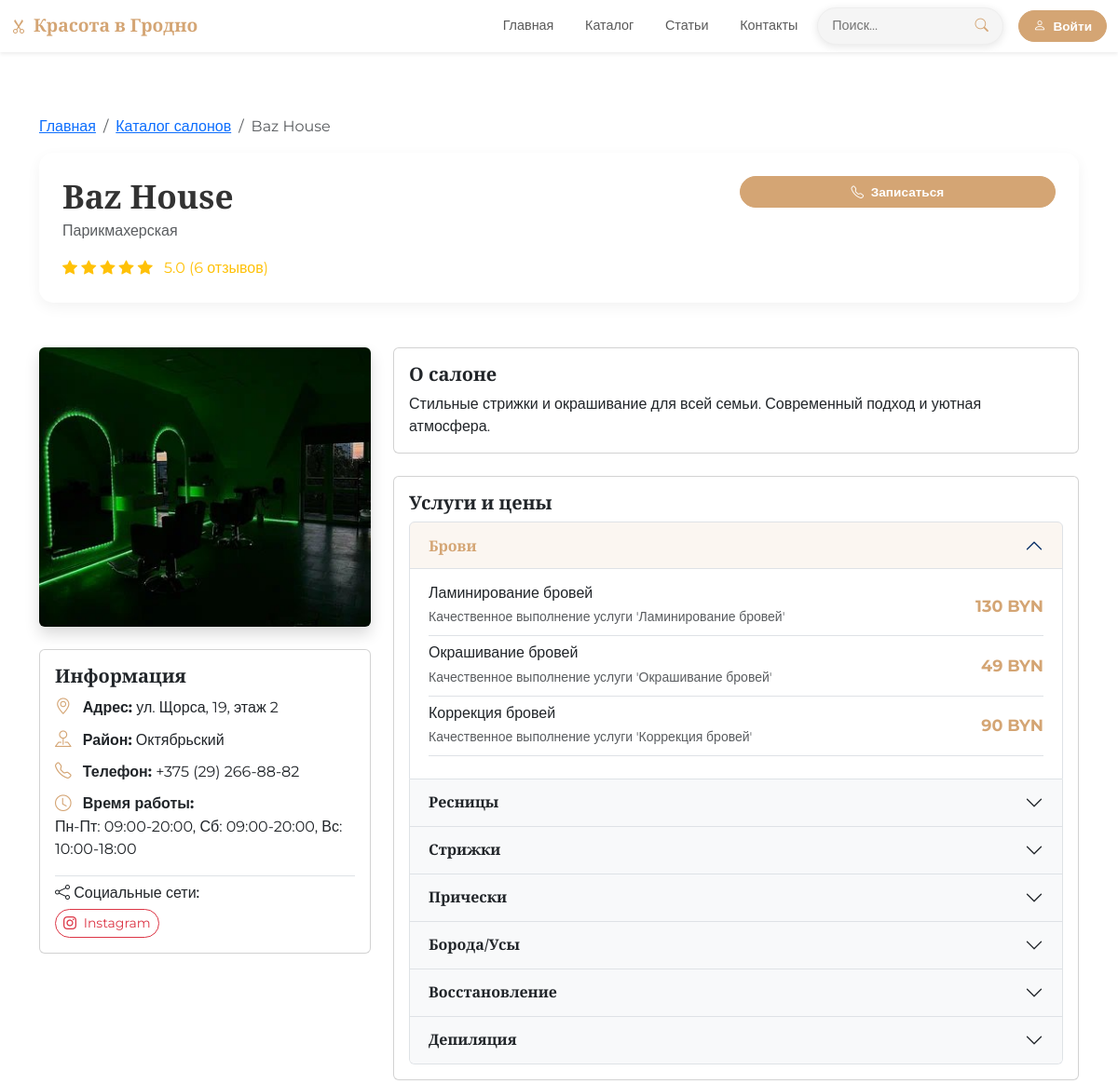
The page /catalog/1 (upper part) on the database as committed earlier.
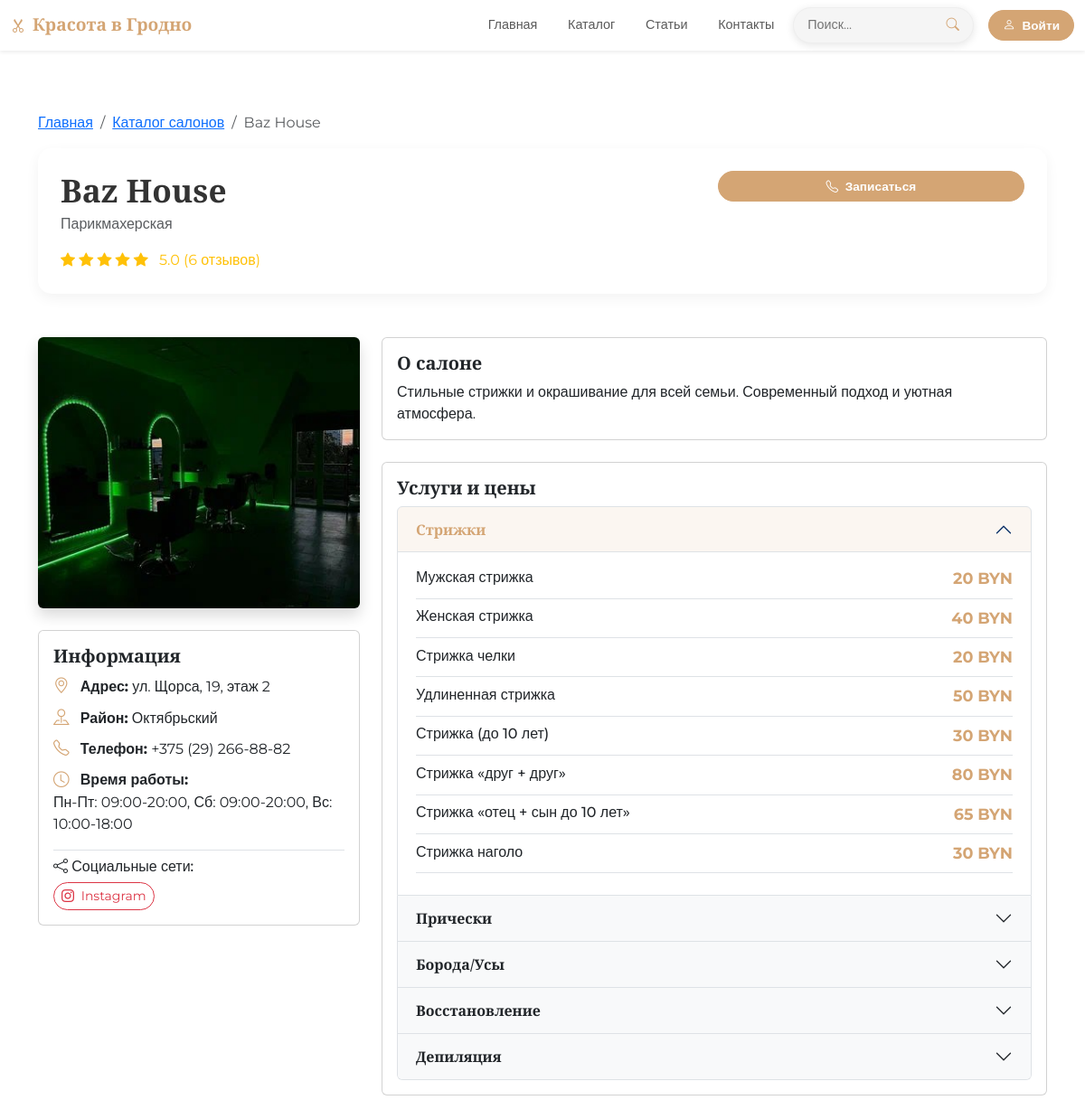
The same page on the database as committed later.
### models.py (models this page shows)
class Service(db.Model):
    __tablename__ = 'services'
    id = db.Column(db.Integer, primary_key=True)
    salon_id = db.Column(db.Integer, db.ForeignKey('salons.id'))
    category = db.Column(db.String(100))
    name = db.Column(db.String(200))
    description = db.Column(db.Text)
    price = db.Column(db.Integer)

### app.py (the view)
@app.route('/catalog/<int:salon_id>')
def salon_detail(salon_id):
    salon = Salon.query.get_or_404(salon_id)
    services = Service.query.filter_by(salon_id=salon_id).all()
    services_by_category = {}
    for service in services:
        if service.category not in services_by_category:
            services_by_category[service.category] = []
        services_by_category[service.category].append(service)
    reviews = Review.query.filter_by(salon_id=salon_id).all()
    return render_template('salon-detail.html',
        title=salon.name,
        salon=salon,
        services=services,
        services_by_category=services_by_category,
        reviews=reviews
    )

### app.py (called while the page is built)
@app.context_processor
def inject_now():
    return {'now': datetime.now()}

@app.context_processor
def inject_user():
    user_favorites = []
    if current_user.is_authenticated:
        user_favorites = [s.id for s in current_user.favorite_salons.all()]
    return {
        'current_user': current_user,
        'user_favorites': user_favorites
    }

### templates/salon-detail.html (shortened to what the changed rows need)
{% extends "base.html" %} {% block content %}
<div class="container mt-5 ">
  <div class="salon-header mb-5">
    <div class="row">
      <div class="col-md-8">
        <h1 class="salon-title">{{ salon.name }}</h1>
        <div class="d-flex flex-wrap align-items-center">
          <div class="rating me-3">
            {% for i in range(5) %}
              {% if i < salon.rating|int %}
              <i class="bi bi-star-fill text-warning"></i>
              {% elif i < salon.rating %}
              <i class="bi bi-star-half text-warning"></i>
              {% else %}
              <i class="bi bi-star text-secondary"></i>
              {% endif %}
            {% endfor %}
            <span class="ms-2">{{ "%.1f"|format(salon.rating) }} ({{ salon.reviews_count }} отзывов)</span>
          </div>
        </div>
      </div>
    </div>
  </div>
  <div class="row">
    <div class="col-md-8">
{% if services %}
<div class="card mb-4">
  <div class="card-body">
    {% if services_by_category %}
    <div class="accordion" id="servicesAccordion">
      {% for category, services_list in services_by_category.items() %}
      <div class="accordion-item">
        <h3 class="accordion-header">
          <button class="accordion-button {% if not loop.first %}collapsed{% endif %}"
                  type="button" data-bs-toggle="collapse"
                  data-bs-target="#collapse{{ loop.index }}">
            {{ category }}
          </button>
        </h3>
        <div id="collapse{{ loop.index }}"
             class="accordion-collapse collapse {% if loop.first %}show{% endif %}"
             data-bs-parent="#servicesAccordion">
          <div class="accordion-body">
            {% for service in services_list %}
            <div class="d-flex justify-content-between align-items-center border-bottom pb-2 mb-2">
              <div>
                <h6 class="mb-1">{{ service.name }}</h6>
                {% if service.description %}
                <small class="text-muted">{{ service.description }}</small>
                {% endif %}
              </div>
              <div>
                <strong class="service-price">
                  {% if service.price %}
                    {{ service.price }} BYN
                  {% else %}
                    По запросу
                  {% endif %}
                </strong>
              </div>
            </div>
            {% endfor %}
          </div>
        </div>
      </div>
      {% endfor %}
    </div>
    {% endif %}
  </div>
</div>
{% endif %}
    </div>
  </div>
</div>
{% endblock %}

Rows that differ between the two databases and show on the page:
removed Service: category "Брови", name "Ламинирование бровей", description "Качественное выполнение услуги 'Ламинирование бровей'", price "130"
removed Service: name "Окрашивание бровей", description "Качественное выполнение услуги 'Окрашивание бровей'", price "49", shown under "Брови"
removed Service: name "Коррекция бровей", description "Качественное выполнение услуги 'Коррекция бровей'", price "90", shown under "Брови"
removed Service: category "Ресницы", shown under "Услуги и цены"
now on one of the page's lists (row unchanged): Service: name "Мужская стрижка", price "20"
now on this page (row unchanged): Service: name "Женская стрижка", price "40", shown under "Стрижки"
now on this page (row unchanged): Service: name "Стрижка челки", price "20", shown under "Стрижки"
now on this page (row unchanged): Service: name "Удлиненная стрижка", price "50", shown under "Стрижки"
now on this page (row unchanged): Service: name "Стрижка (до 10 лет)", price "30", shown under "Стрижки"
now on this page (row unchanged): Service: name "Стрижка «друг + друг»", price "80", shown under "Стрижки"
now on this page (row unchanged): Service: name "Стрижка «отец + сын до 10 лет»", price "65", shown under "Стрижки"
now on this page (row unchanged): Service: name "Стрижка наголо", price "30", shown under "Стрижки"
